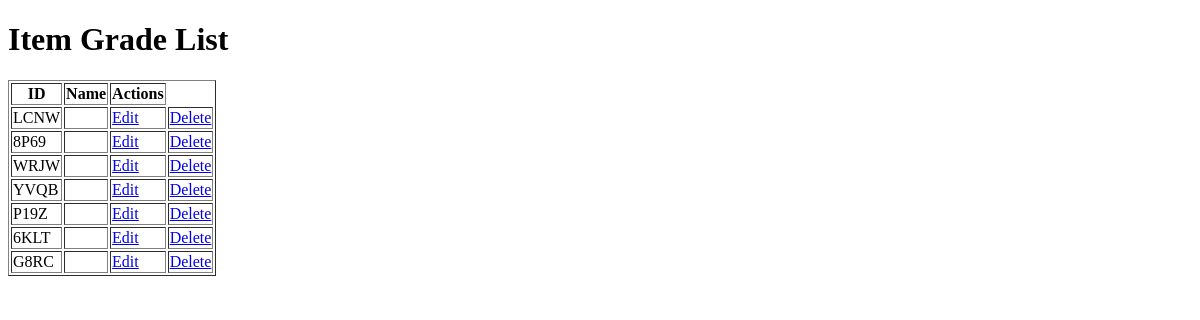
Page /adminapp/item-grade/list/ on the earlier database version.
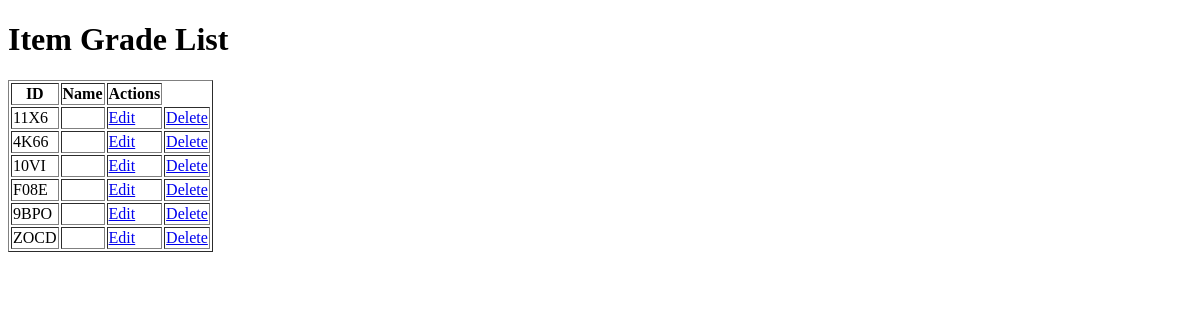
Same page on the later database version.
### adminapp/models.py (models this page shows, shortened)
class BaseModel(models.Model):
    id = models.CharField(
        primary_key=True,
        max_length=4,
        editable=False,
        unique=True,
        default=generate_short_id
    )
    class Meta:
        abstract = True

class ItemGrade(BaseModel):
    item = models.ForeignKey(Item, on_delete=models.CASCADE)
    species = models.ForeignKey(Species, on_delete=models.CASCADE)
    grade = models.CharField(max_length=100)
    date = models.DateField(auto_created=True, auto_now=True)

### adminapp/views.py (the view)
# urls.py: path('item-grade/list/', views.ItemGradeListView.as_view(), name='item_grade_list'),
class ItemGradeListView(ListView):
    model = ItemGrade
    template_name = 'adminapp/list/itemgrade_list.html'
    context_object_name = 'item_grades'

### adminapp/templates/adminapp/list/itemgrade_list.html (shortened to what this page needs)
<!DOCTYPE html>
<html>
<head>
</head>
<body>
    <h1>Item Grade List</h1>
    <table border="1">
        <tr>
            <th>ID</th>
            <th>Name</th>
            <th>Actions</th>
        </tr>
        {% for obj in object_list %}
        <tr>
            <td>{{ obj.id }}</td>
            <td>{{ obj.name }}</td>
            <td><a href="{% url 'adminapp:item_grade_update' obj.id %}">Edit</a></td>
            <td><a href="{% url 'adminapp:item_grade_delete' obj.id %}">Delete</a></td>
        </tr>
        {% endfor %}
    </table>
</body>
</html>

Differences in the rows shown:
removed ItemGrade: id "LCNW"
removed ItemGrade: id "8P69"
removed ItemGrade: id "WRJW"
removed ItemGrade: id "YVQB"
removed ItemGrade: id "P19Z"
removed ItemGrade: id "6KLT"
removed ItemGrade: id "G8RC"
added ItemGrade: id "11X6"
added ItemGrade: id "4K66"
added ItemGrade: id "10VI"
added ItemGrade: id "F08E"
added ItemGrade: id "9BPO"
added ItemGrade: id "ZOCD"
